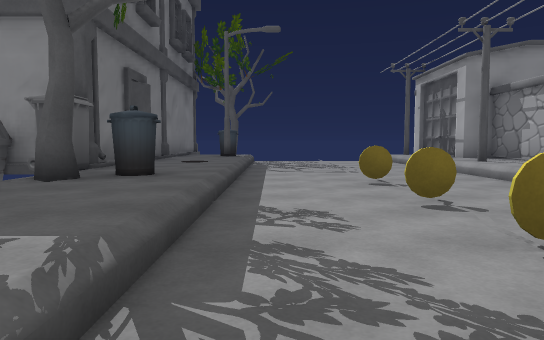
[1] (above)

16 first-person views from a walk through a scene from a Unity 3-D project. The camera is 1.2 m above the floor, tilts 4° down and sees 70° across. The floor is counted in squares, 2 m on a side. Each view is taken from the middle of a square. On the plan, view 1 faces up. The plan holds only what a view shows up to about 11 squares ahead; the rest is blank. The place goes on beyond the plan. The player is left out.

[2]
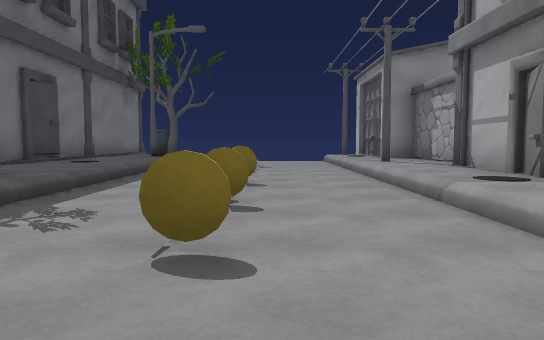

[3]
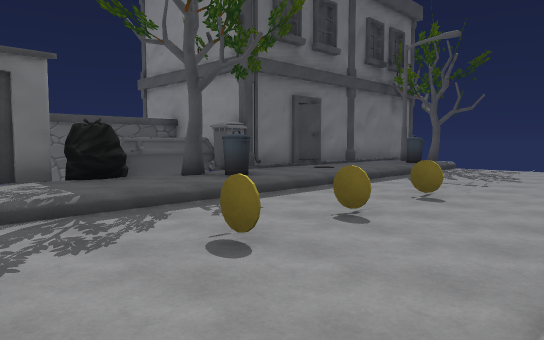

[4]
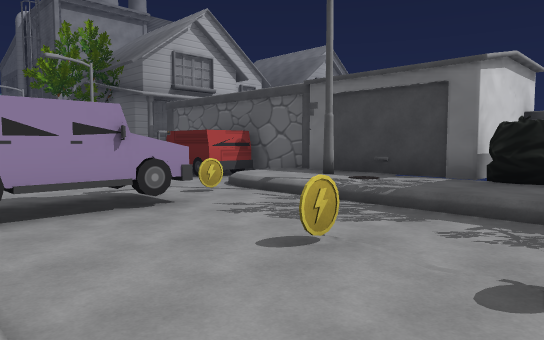

[5]
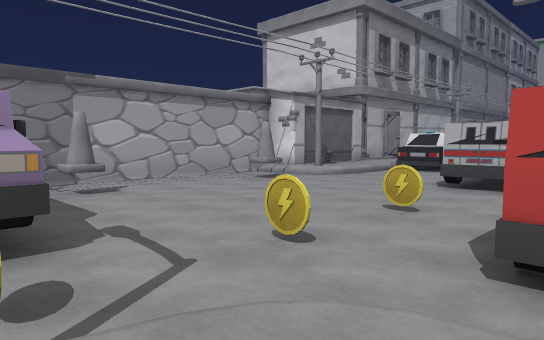

[6]
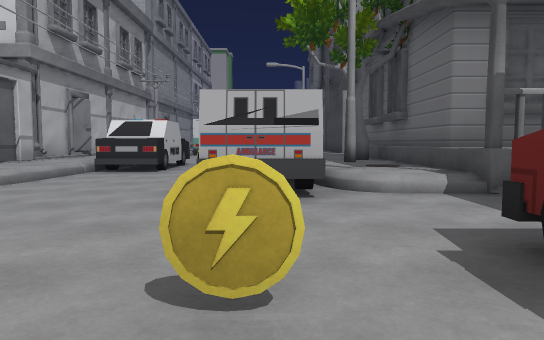

[7]
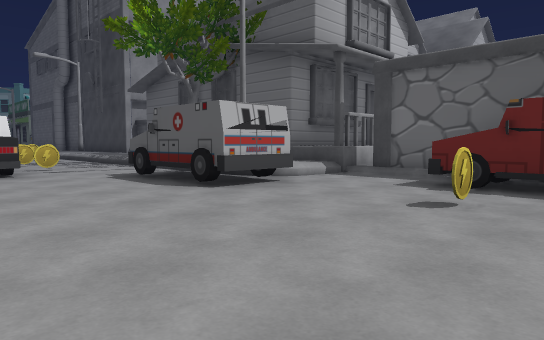

[8]
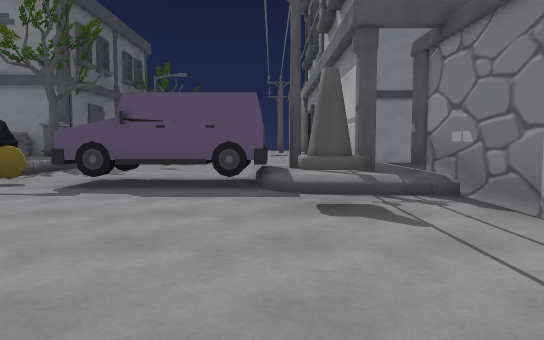

[9]
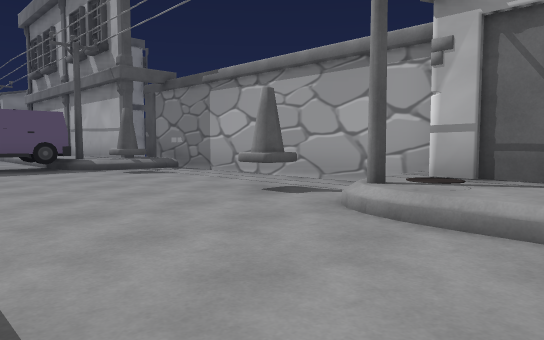

[10]
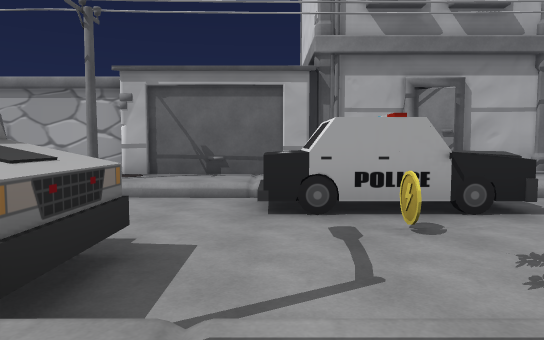

[11]
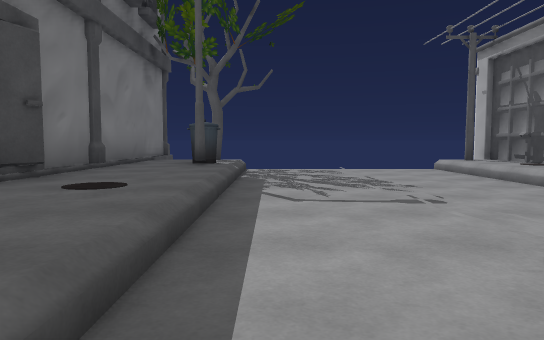

[12]
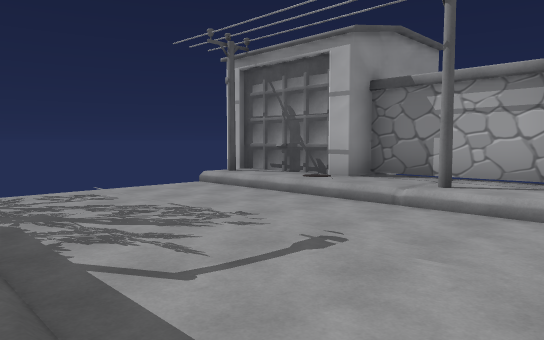

[13]
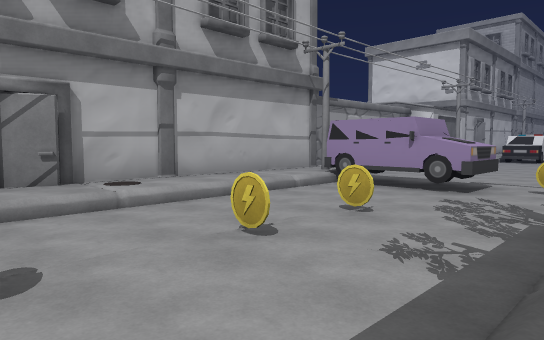

[14]
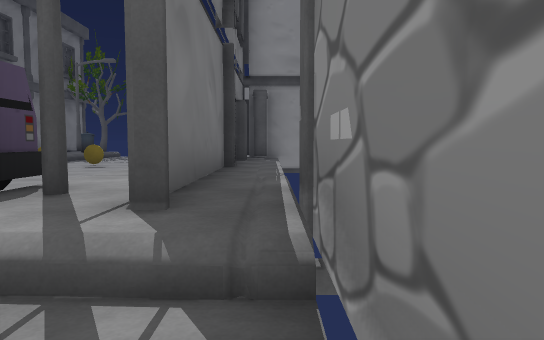

[15]
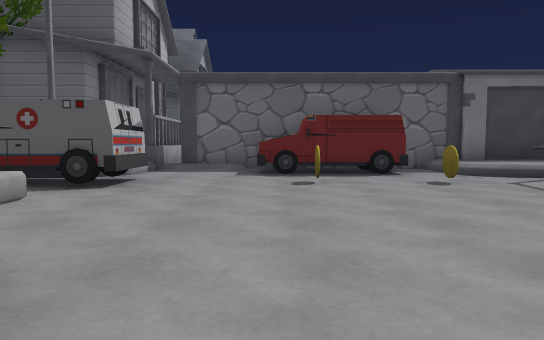

[16]
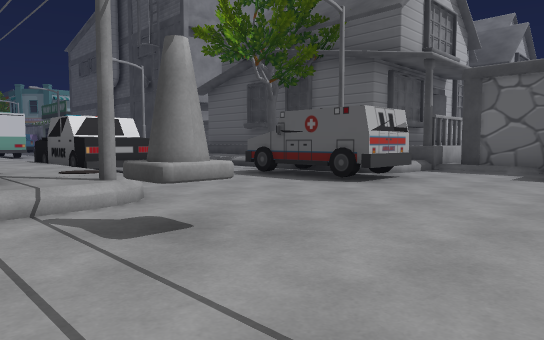

### Floor plan
Key: @ floor where view 1 was taken; # wall or solid block; x gap in a wall; . main floor; : floor 0.25 m higher than the main floor; + floor 0.5 m higher than the main floor; / step, stairs or slope; = window, fence, low wall or low ledge; ^ raised ledge; T thing the floor can be seen under or through; O other object.
Columns run from 5 left of view 1 to 7 right of it. Each row starts with its distance up from view 1.
 13   =OO=   O#
 12   #++..../#
 11   #xO..../#
 10   #++..../##
  9   #++..../+#
  8   #++....O+#
  7   #++..../+##
  6 ^##++..O./##
  5  =O^+..../#:
  4  OO++..O./#:
  3   #++..../#:
  2  ##++..O./#:
  1   #++..../#:
  0   #+O@.../#+
 -1   #++O.TTO#+
 -2   #+/..../++#
 -3   #..O....O.#
 -4   ##........#
 -5   ##.O......#
 -6   #^........#
 -7   #.......O.#
 -8   #.........#
 -9   #+/#O..O++O
-10   #+O#O../+#
-11   #++^.../+#
-12   #++...O/+#
-13   =#+..OO/+#
-14   #++...O/+#

Positions as (right, up) in squares from view 1, and headings:
1: (0, 0), facing up
2: (2, 0), facing up
3: (4, 0), facing up-left
4: (4, 4), facing down-left
5: (-2, -1), facing down-right
6: (0, -4), facing down
7: (4, -4), facing down-left
8: (4, -7), facing up
9: (1, -11), facing up-right
10: (-2, -12), facing right
11: (0, 4), facing up
12: (-1, 6), facing up-right
13: (-1, 6), facing down-right
14: (6, -4), facing up
15: (6, -6), facing left
16: (6, -5), facing down-left
